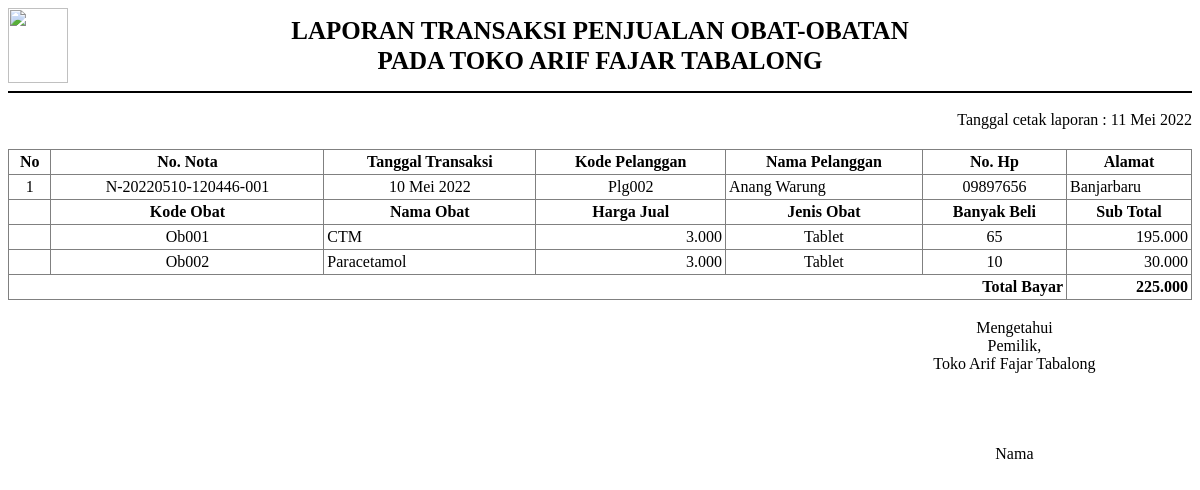
The app's page /admin/laporan/penjualan-obat.php (signed in) with its own data.
### tables this page shows
CREATE TABLE `transaksi_penjualan`  (
  `no_nota` varchar(50) NOT NULL,
  `tanggal_transaksi` date NULL DEFAULT NULL,
  `kode_pelanggan` varchar(20) NULL DEFAULT NULL,
  `nama_pelanggan` varchar(100) NULL DEFAULT NULL,
  `no_hp` varchar(15) NULL DEFAULT NULL,
  `alamat` text NULL,
  `total_bayar` int(11) NULL DEFAULT 0,
  PRIMARY KEY (`no_nota`) USING BTREE
);

CREATE TABLE `detail_transaksi_penjualan`  (
  `id_detail` int(11) NOT NULL AUTO_INCREMENT,
  `no_nota` varchar(50) NULL DEFAULT NULL,
  `kode_obat` varchar(20) NULL DEFAULT NULL,
  `nama_obat` varchar(100) NULL DEFAULT NULL,
  `harga_pembelian` int(11) NULL DEFAULT NULL,
  `harga_jual` int(11) NULL DEFAULT NULL,
  `jenis_obat` varchar(20) NULL DEFAULT NULL,
  `banyak_beli` int(11) NULL DEFAULT NULL,
  `sub_total` int(11) NULL DEFAULT NULL,
  PRIMARY KEY (`id_detail`) USING BTREE
);

### config/config.php (called while the page is built, shortened)
<?php
function base_url($url = null)
{
    $base_url = "http://localhost/toko-logistik-obat";
    if ($url != null) {
        return $base_url . "/" . $url;
    } else {
        return $base_url;
    }
}
function tgl_indo($tanggal)
{
    $bulan = array(
        1 =>   'Januari',
        'Februari',
        'Maret',
        'April',
        'Mei',
        'Juni',
        'Juli',
        'Agustus',
        'September',
        'Oktober',
        'November',
        'Desember'
    );
    $pecahkan = explode('-', $tanggal);
    return $pecahkan[2] . ' ' . $bulan[(int) $pecahkan[1]] . ' ' . $pecahkan[0];
}
function rupiah($nilai)
{
    return number_format($nilai, 0, ',', '.');
}
$no = 1;

### admin/laporan/penjualan-obat.php (the view, shortened to what this page needs)
<?php
require_once '../../config/config.php';
?>
<!DOCTYPE html>
<html lang="en">
<head>
</head>
<body>
    <div class="kop">
        <img src="<?= base_url('assets/img/drugstore-icon.png') ?>" width="60" height="75" alt="">
        LAPORAN TRANSAKSI PENJUALAN OBAT-OBATAN <br>
        PADA TOKO ARIF FAJAR TABALONG
        <img src="<?= base_url('assets/img/blank.jpg') ?>" width="60" height="75" alt="">
    </div>
    <hr size="2" color="black">
    <div style="float: right; margin-bottom: 20px; margin-top: 10px;">
        Tanggal cetak laporan : <?= tgl_indo(date('Y-m-d')) ?>
    </div>
    <table border="1" cellpadding="3">
        <thead>
            <tr>
                <th>No</th>
                <th>No. Nota</th>
                <th>Tanggal Transaksi</th>
                <th>Kode Pelanggan</th>
                <th>Nama Pelanggan</th>
                <th>No. Hp</th>
                <th>Alamat</th>
            </tr>
        </thead>
        <tbody>
            <?php
            $data = $koneksi->query("SELECT * FROM transaksi_penjualan ORDER BY no_nota DESC");
            foreach ($data as $row) {
            ?>
                <tr align="center">
                    <td><?= $no++; ?></td>
                    <td><?= $row['no_nota']; ?></td>
                    <td><?= tgl_indo($row['tanggal_transaksi']); ?></td>
                    <td><?= $row['kode_pelanggan']; ?></td>
                    <td align="left"><?= $row['nama_pelanggan']; ?></td>
                    <td><?= $row['no_hp']; ?></td>
                    <td align="left"><?= $row['alamat']; ?></td>
                </tr>
                <tr>
                    <th></th>
                    <th>Kode Obat</th>
                    <th>Nama Obat</th>
                    <th>Harga Jual</th>
                    <th>Jenis Obat</th>
                    <th>Banyak Beli</th>
                    <th>Sub Total</th>
                </tr>
                <?php
                $detail = $koneksi->query("SELECT * FROM detail_transaksi_penjualan WHERE no_nota = '$row[no_nota]'");
                foreach ($detail as $item) {
                ?>
                    <tr align="center">
                        <td></td>
                        <td><?= $item['kode_obat']; ?></td>
                        <td align="left"><?= $item['nama_obat']; ?></td>
                        <td align="right"><?= rupiah($item['harga_jual']); ?></td>
                        <td><?= $item['jenis_obat']; ?></td>
                        <td><?= $item['banyak_beli']; ?></td>
                        <td align="right"><?= rupiah($item['harga_jual'] * $item['banyak_beli']); ?></td>
                    </tr>
                <?php } ?>
                <tr>
                    <th colspan="6" align="right">Total Bayar</th>
                    <th align="right"><?= rupiah($row['total_bayar']) ?></th>
                </tr>
            <?php } ?>
        </tbody>
    </table>
    <br>
    <table border="0">
        <tr align="center">
            <td width="70%"></td>
            <td>
                Mengetahui <br>
                Pemilik, <br>
                Toko Arif Fajar Tabalong
                <br><br><br><br><br>
                Nama
            </td>
        </tr>
    </table>
</body>
</html>

### admin/laporan/penjualan-obat.php (style rules this page uses)
.kop { justify-content: space-between; font-size: 25px; font-weight: bold; line-height: 30px; text-align: center; position: relative; display: flex; flex-wrap: wrap; align-items: center; }
table { width: 100%; border-collapse: collapse; }
th { vertical-align: middle; }

### records on screen
transaksi_penjualan: no_nota "N-20220510-120446-001", tanggal_transaksi "10 Mei 2022", kode_pelanggan "Plg002", nama_pelanggan "Anang Warung", no_hp "09897656", alamat "Banjarbaru", total_bayar "225.000"
detail_transaksi_penjualan: kode_obat "Ob001", nama_obat "CTM", harga_jual "3.000", jenis_obat "Tablet", banyak_beli "65", rupiah($item['harga_jual'] * $item['banyak_beli']) "195.000"
detail_transaksi_penjualan: kode_obat "Ob002", nama_obat "Paracetamol", harga_jual "3.000", jenis_obat "Tablet", banyak_beli "10", rupiah($item['harga_jual'] * $item['banyak_beli']) "30.000"
